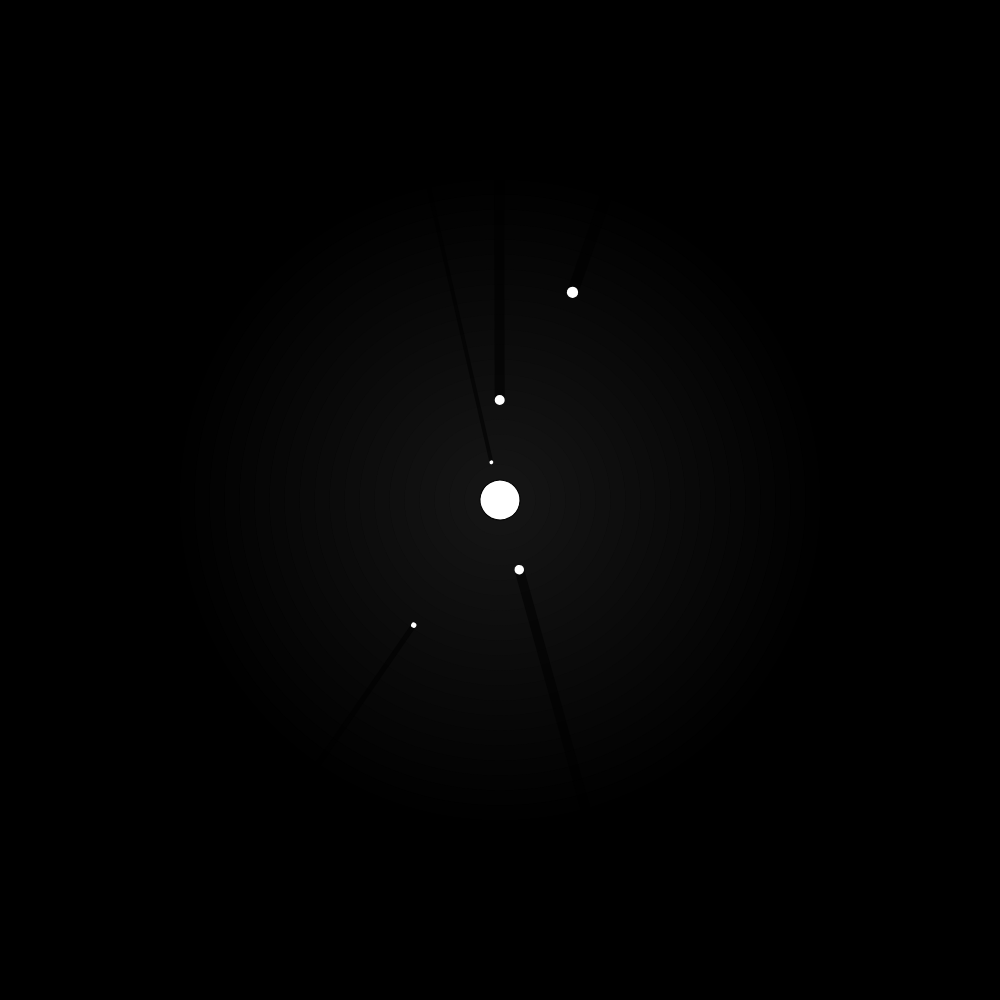
Frame 1 (no input)
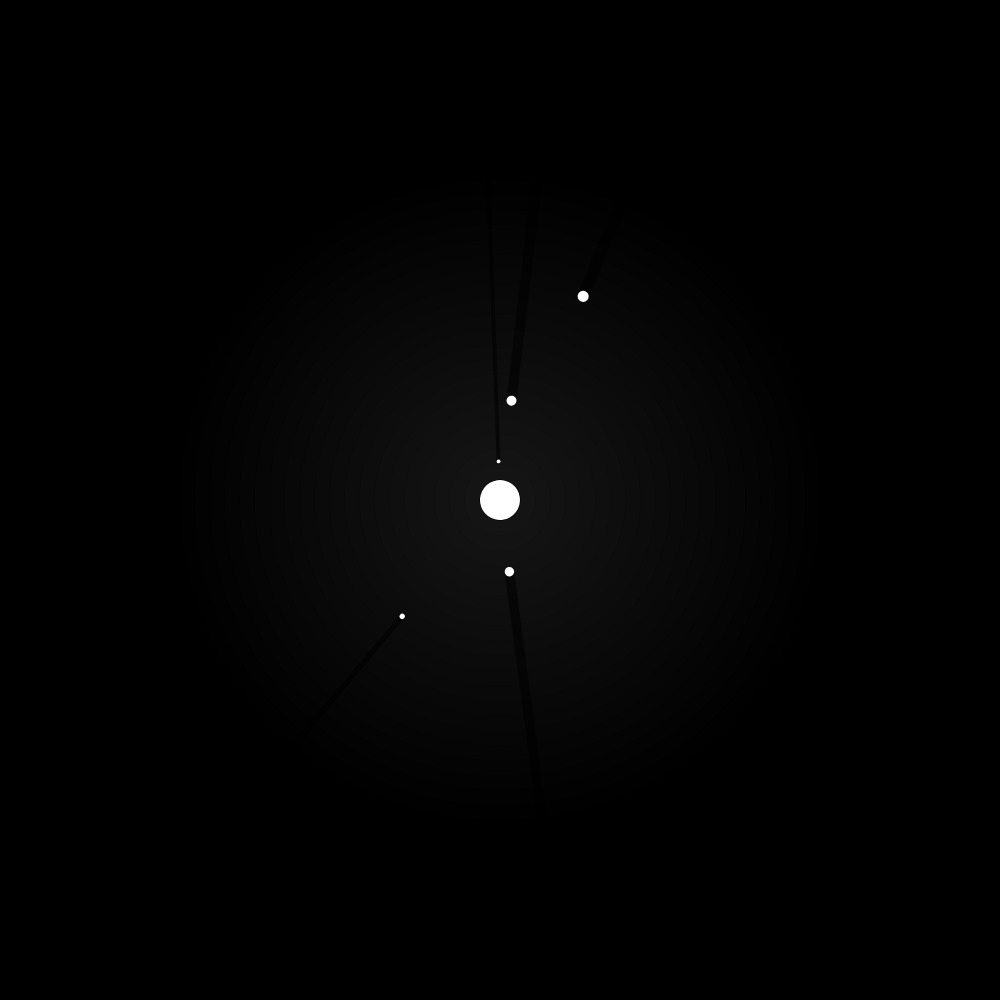
Frame 60 (no input)
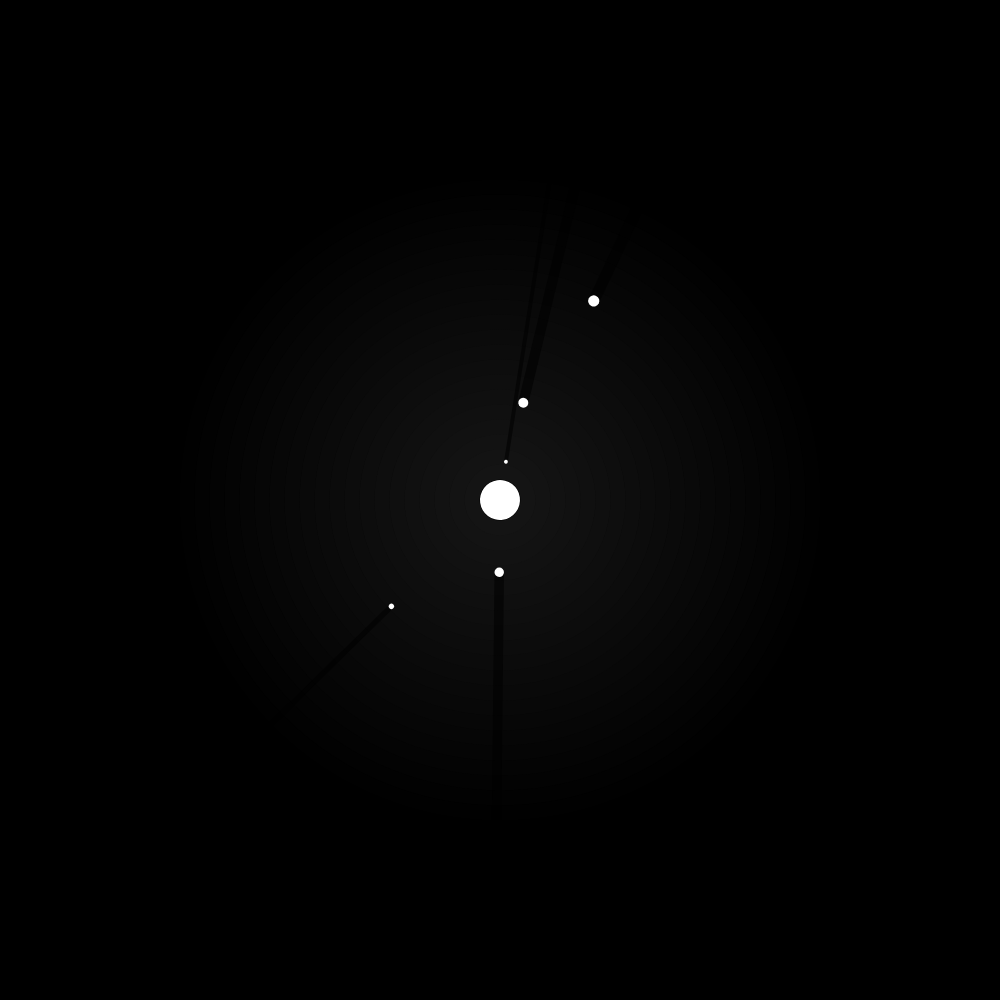
Frame 120 (the mouse pressed at the canvas centre since frame 60)

The p5.js sketch that drew these frames (run headless with seeded random() and noise() and a simulated clock; from frame 60 on, the mouse is pressed at the canvas centre):

// p5.js sketch
// ── sketch.js
// The Solar System
// by marleen01
// Diameter, distance, orbital velocity, angle
let planets = [];
let dia = 10;
let dis = 100;
let orb = 0.002;

function setup() {
	// frameRate(60);
	createCanvas(1000, 1000);
	sun = new Planet(40, 0, 0, 100, "star");
	mercury = new Planet(dia*0.383, dis*0.387, orb*1.59, random(TWO_PI));
	venus = new Planet(dia*0.949, dis*0.723, orb*1.18, random(TWO_PI));
	earth = new Planet(dia, dis, orb, random(TWO_PI));
	mars = new Planet(dia*0.532, dis*1.52, orb*0.808, random(TWO_PI));
	jupiter = new Planet(dia*1.121, dis*2.20, orb*0.439, random(TWO_PI));
	planets.push(mercury, venus, earth, mars, jupiter);
	console.log(mercury, venus, earth);
}

function draw() {
	background(0);
	translate(width/2, height/2);
	sun.show();
	sun.orbit();

	for (var l = 1; l < 21; l++) {
		noFill();
		strokeWeight(15);
		stroke(255, 255, 255, map(21 - l, 0, 21, 0, 21));
		circle(0, 0, sun.diameter + l * 30 - 14);
	}

	for(let i = 0; i < planets.length; i++) {
		noStroke();
		planets[i].show();
		planets[i].orbit();
	}
}

// ── planet.js
class Planet {
  constructor(diameter, distance, orbitspeed, angle, t = "planet") {
    this.diameter = diameter;
    this.distance = distance;
    this.orbitspeed = orbitspeed;
    this.angle = angle;
    this.t = t;
  }

  orbit() {
    this.angle += this.orbitspeed;
  }

  show() {
    push();
    rotate(this.angle);
    translate(this.distance, 0);
    if (this.t === "planet") {
      fill(0, 0, 0, 150);
      rotate(-HALF_PI);
      rect(-this.diameter / 2, 0, this.diameter, 400);
    }

    fill(255);
    point(0, 0);
    ellipse(0, 0, this.diameter);
    pop();

  }
}
